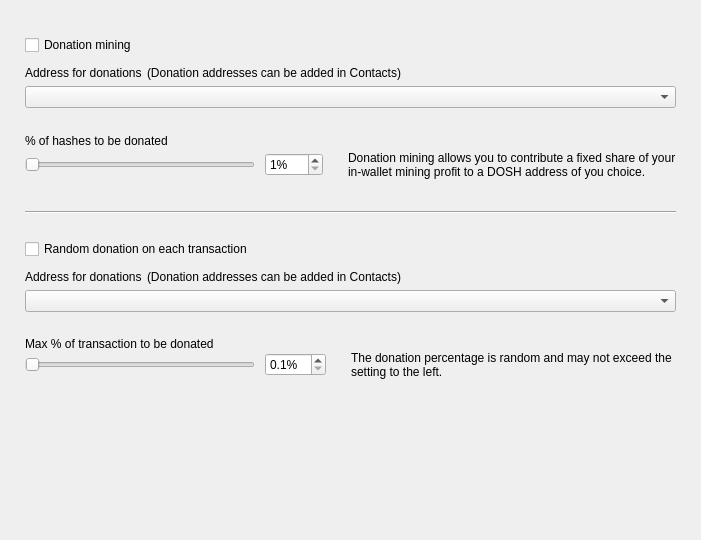
<?xml version="1.0" encoding="UTF-8"?>
<ui version="4.0">
 <class>DonationOptionsFrame</class>
 <widget class="QFrame" name="DonationOptionsFrame">
  <property name="geometry">
   <rect>
    <x>0</x>
    <y>0</y>
    <width>701</width>
    <height>540</height>
   </rect>
  </property>
  <property name="windowTitle">
   <string>Frame</string>
  </property>
  <property name="frameShape">
   <enum>QFrame::NoFrame</enum>
  </property>
  <property name="frameShadow">
   <enum>QFrame::Raised</enum>
  </property>
  <layout class="QVBoxLayout" name="verticalLayout">
   <property name="spacing">
    <number>10</number>
   </property>
   <property name="leftMargin">
    <number>25</number>
   </property>
   <property name="topMargin">
    <number>35</number>
   </property>
   <property name="rightMargin">
    <number>25</number>
   </property>
   <property name="bottomMargin">
    <number>0</number>
   </property>
   <item>
    <widget class="QCheckBox" name="m_enableDonationMiningCheck">
     <property name="text">
      <string>Donation mining</string>
     </property>
    </widget>
   </item>
   <item>
    <widget class="QFrame" name="m_donationMiningFrame">
     <property name="frameShape">
      <enum>QFrame::NoFrame</enum>
     </property>
     <property name="frameShadow">
      <enum>QFrame::Raised</enum>
     </property>
     <layout class="QGridLayout" name="gridLayout" columnstretch="1,0,0,1">
      <property name="leftMargin">
       <number>0</number>
      </property>
      <property name="topMargin">
       <number>0</number>
      </property>
      <property name="rightMargin">
       <number>0</number>
      </property>
      <property name="bottomMargin">
       <number>0</number>
      </property>
      <property name="horizontalSpacing">
       <number>10</number>
      </property>
      <property name="verticalSpacing">
       <number>0</number>
      </property>
      <item row="2" column="0" colspan="4">
       <widget class="QComboBox" name="m_donationMiningAddressCombo"/>
      </item>
      <item row="3" column="0" colspan="4">
       <spacer name="verticalSpacer_2">
        <property name="orientation">
         <enum>Qt::Vertical</enum>
        </property>
        <property name="sizeType">
         <enum>QSizePolicy::Fixed</enum>
        </property>
        <property name="sizeHint" stdset="0">
         <size>
          <width>20</width>
          <height>25</height>
         </size>
        </property>
       </spacer>
      </item>
      <item row="4" column="0" colspan="4">
       <widget class="WalletGui::WalletNormalBlackTextLabel" name="label_2">
        <property name="minimumSize">
         <size>
          <width>0</width>
          <height>16</height>
         </size>
        </property>
        <property name="text">
         <string>% of hashes to be donated</string>
        </property>
        <property name="indent">
         <number>0</number>
        </property>
       </widget>
      </item>
      <item row="5" column="1">
       <widget class="QSpinBox" name="m_donationMiningAmountSpin">
        <property name="suffix">
         <string>%</string>
        </property>
        <property name="minimum">
         <number>1</number>
        </property>
        <property name="maximum">
         <number>100</number>
        </property>
       </widget>
      </item>
      <item row="5" column="0">
       <widget class="QSlider" name="m_donationMiningAmountSlider">
        <property name="maximumSize">
         <size>
          <width>230</width>
          <height>16777215</height>
         </size>
        </property>
        <property name="minimum">
         <number>1</number>
        </property>
        <property name="maximum">
         <number>100</number>
        </property>
        <property name="orientation">
         <enum>Qt::Horizontal</enum>
        </property>
       </widget>
      </item>
      <item row="5" column="2">
       <spacer name="horizontalSpacer">
        <property name="orientation">
         <enum>Qt::Horizontal</enum>
        </property>
        <property name="sizeType">
         <enum>QSizePolicy::Fixed</enum>
        </property>
        <property name="sizeHint" stdset="0">
         <size>
          <width>5</width>
          <height>20</height>
         </size>
        </property>
       </spacer>
      </item>
      <item row="5" column="3" alignment="Qt::AlignVCenter">
       <widget class="WalletGui::WalletSmallGrayTextLabel" name="m_donationMiningCommentLabel">
        <property name="minimumSize">
         <size>
          <width>0</width>
          <height>32</height>
         </size>
        </property>
        <property name="text">
         <string>Donation mining allows you to contribute a fixed share of your in-wallet mining profit to a DOSH address of you choice.</string>
        </property>
        <property name="wordWrap">
         <bool>true</bool>
        </property>
        <property name="indent">
         <number>0</number>
        </property>
       </widget>
      </item>
      <item row="1" column="0" colspan="4">
       <spacer name="verticalSpacer_6">
        <property name="orientation">
         <enum>Qt::Vertical</enum>
        </property>
        <property name="sizeType">
         <enum>QSizePolicy::Fixed</enum>
        </property>
        <property name="sizeHint" stdset="0">
         <size>
          <width>20</width>
          <height>5</height>
         </size>
        </property>
       </spacer>
      </item>
      <item row="0" column="0" colspan="4">
       <layout class="QHBoxLayout" name="horizontalLayout" stretch="0,1">
        <property name="spacing">
         <number>5</number>
        </property>
        <property name="leftMargin">
         <number>0</number>
        </property>
        <item>
         <widget class="WalletGui::WalletNormalBlackTextLabel" name="label">
          <property name="minimumSize">
           <size>
            <width>0</width>
            <height>16</height>
           </size>
          </property>
          <property name="text">
           <string>Address for donations</string>
          </property>
          <property name="indent">
           <number>0</number>
          </property>
         </widget>
        </item>
        <item>
         <widget class="WalletGui::WalletSmallGrayTextLabel" name="label_5">
          <property name="text">
           <string>(Donation addresses can be added in Contacts)</string>
          </property>
         </widget>
        </item>
       </layout>
      </item>
     </layout>
    </widget>
   </item>
   <item>
    <spacer name="verticalSpacer_3">
     <property name="orientation">
      <enum>Qt::Vertical</enum>
     </property>
     <property name="sizeType">
      <enum>QSizePolicy::Fixed</enum>
     </property>
     <property name="sizeHint" stdset="0">
      <size>
       <width>20</width>
       <height>20</height>
      </size>
     </property>
    </spacer>
   </item>
   <item>
    <widget class="Line" name="line">
     <property name="frameShadow">
      <enum>QFrame::Sunken</enum>
     </property>
     <property name="orientation">
      <enum>Qt::Horizontal</enum>
     </property>
    </widget>
   </item>
   <item>
    <spacer name="verticalSpacer_4">
     <property name="orientation">
      <enum>Qt::Vertical</enum>
     </property>
     <property name="sizeType">
      <enum>QSizePolicy::Fixed</enum>
     </property>
     <property name="sizeHint" stdset="0">
      <size>
       <width>20</width>
       <height>15</height>
      </size>
     </property>
    </spacer>
   </item>
   <item>
    <widget class="QCheckBox" name="m_enableDonationChangeCheck">
     <property name="text">
      <string>Random donation on each transaction</string>
     </property>
    </widget>
   </item>
   <item>
    <widget class="QFrame" name="m_donationChangeFrame">
     <property name="frameShape">
      <enum>QFrame::NoFrame</enum>
     </property>
     <property name="frameShadow">
      <enum>QFrame::Raised</enum>
     </property>
     <layout class="QGridLayout" name="gridLayout_2" columnstretch="1,0,0,1">
      <property name="leftMargin">
       <number>0</number>
      </property>
      <property name="topMargin">
       <number>0</number>
      </property>
      <property name="rightMargin">
       <number>0</number>
      </property>
      <property name="bottomMargin">
       <number>0</number>
      </property>
      <property name="horizontalSpacing">
       <number>10</number>
      </property>
      <property name="verticalSpacing">
       <number>0</number>
      </property>
      <item row="3" column="0" colspan="4">
       <spacer name="verticalSpacer_5">
        <property name="orientation">
         <enum>Qt::Vertical</enum>
        </property>
        <property name="sizeType">
         <enum>QSizePolicy::Fixed</enum>
        </property>
        <property name="sizeHint" stdset="0">
         <size>
          <width>20</width>
          <height>25</height>
         </size>
        </property>
       </spacer>
      </item>
      <item row="4" column="0" colspan="4">
       <widget class="WalletGui::WalletNormalBlackTextLabel" name="label_3">
        <property name="text">
         <string>Max % of transaction to be donated</string>
        </property>
        <property name="indent">
         <number>0</number>
        </property>
       </widget>
      </item>
      <item row="5" column="0">
       <widget class="QSlider" name="m_donationChangeAmountSlider">
        <property name="maximumSize">
         <size>
          <width>230</width>
          <height>16777215</height>
         </size>
        </property>
        <property name="minimum">
         <number>1</number>
        </property>
        <property name="maximum">
         <number>100</number>
        </property>
        <property name="orientation">
         <enum>Qt::Horizontal</enum>
        </property>
       </widget>
      </item>
      <item row="2" column="0" colspan="4">
       <widget class="QComboBox" name="m_donationChangeAddressCombo"/>
      </item>
      <item row="5" column="3" alignment="Qt::AlignVCenter">
       <widget class="WalletGui::WalletSmallGrayTextLabel" name="m_donationChangeCommentLabel">
        <property name="text">
         <string>The donation percentage is random and may not exceed the setting to the left.</string>
        </property>
        <property name="wordWrap">
         <bool>true</bool>
        </property>
        <property name="indent">
         <number>0</number>
        </property>
       </widget>
      </item>
      <item row="5" column="1">
       <widget class="QDoubleSpinBox" name="m_donationChangeAmountSpin">
        <property name="suffix">
         <string>%</string>
        </property>
        <property name="decimals">
         <number>1</number>
        </property>
        <property name="minimum">
         <double>0.100000000000000</double>
        </property>
        <property name="maximum">
         <double>10.000000000000000</double>
        </property>
        <property name="singleStep">
         <double>0.100000000000000</double>
        </property>
       </widget>
      </item>
      <item row="5" column="2">
       <spacer name="horizontalSpacer_2">
        <property name="orientation">
         <enum>Qt::Horizontal</enum>
        </property>
        <property name="sizeType">
         <enum>QSizePolicy::Fixed</enum>
        </property>
        <property name="sizeHint" stdset="0">
         <size>
          <width>5</width>
          <height>20</height>
         </size>
        </property>
       </spacer>
      </item>
      <item row="1" column="0" colspan="4">
       <spacer name="verticalSpacer_7">
        <property name="orientation">
         <enum>Qt::Vertical</enum>
        </property>
        <property name="sizeType">
         <enum>QSizePolicy::Fixed</enum>
        </property>
        <property name="sizeHint" stdset="0">
         <size>
          <width>20</width>
          <height>5</height>
         </size>
        </property>
       </spacer>
      </item>
      <item row="0" column="0" colspan="4">
       <layout class="QHBoxLayout" name="horizontalLayout_2" stretch="0,1">
        <property name="spacing">
         <number>5</number>
        </property>
        <property name="leftMargin">
         <number>0</number>
        </property>
        <item>
         <widget class="WalletGui::WalletNormalBlackTextLabel" name="label_4">
          <property name="minimumSize">
           <size>
            <width>0</width>
            <height>16</height>
           </size>
          </property>
          <property name="text">
           <string>Address for donations</string>
          </property>
          <property name="indent">
           <number>0</number>
          </property>
         </widget>
        </item>
        <item>
         <widget class="WalletGui::WalletSmallGrayTextLabel" name="label_6">
          <property name="text">
           <string>(Donation addresses can be added in Contacts)</string>
          </property>
         </widget>
        </item>
       </layout>
      </item>
     </layout>
    </widget>
   </item>
   <item>
    <spacer name="verticalSpacer">
     <property name="orientation">
      <enum>Qt::Vertical</enum>
     </property>
     <property name="sizeType">
      <enum>QSizePolicy::Expanding</enum>
     </property>
     <property name="sizeHint" stdset="0">
      <size>
       <width>20</width>
       <height>10</height>
      </size>
     </property>
    </spacer>
   </item>
  </layout>
 </widget>
 <customwidgets>
  <customwidget>
   <class>WalletGui::WalletSmallGrayTextLabel</class>
   <extends>QLabel</extends>
   <header>Gui/Common/WalletTextLabel.h</header>
  </customwidget>
  <customwidget>
   <class>WalletGui::WalletNormalBlackTextLabel</class>
   <extends>QLabel</extends>
   <header>Gui/Common/WalletTextLabel.h</header>
  </customwidget>
 </customwidgets>
 <resources/>
 <connections>
  <connection>
   <sender>m_enableDonationMiningCheck</sender>
   <signal>toggled(bool)</signal>
   <receiver>m_donationMiningFrame</receiver>
   <slot>setEnabled(bool)</slot>
   <hints>
    <hint type="sourcelabel">
     <x>353</x>
     <y>41</y>
    </hint>
    <hint type="destinationlabel">
     <x>350</x>
     <y>115</y>
    </hint>
   </hints>
  </connection>
  <connection>
   <sender>m_donationMiningAmountSlider</sender>
   <signal>valueChanged(int)</signal>
   <receiver>DonationOptionsFrame</receiver>
   <slot>donationMiningAmountChanged(int)</slot>
   <hints>
    <hint type="sourcelabel">
     <x>187</x>
     <y>155</y>
    </hint>
    <hint type="destinationlabel">
     <x>350</x>
     <y>269</y>
    </hint>
   </hints>
  </connection>
  <connection>
   <sender>m_donationMiningAmountSpin</sender>
   <signal>valueChanged(int)</signal>
   <receiver>DonationOptionsFrame</receiver>
   <slot>donationMiningAmountChanged(int)</slot>
   <hints>
    <hint type="sourcelabel">
     <x>391</x>
     <y>155</y>
    </hint>
    <hint type="destinationlabel">
     <x>350</x>
     <y>269</y>
    </hint>
   </hints>
  </connection>
  <connection>
   <sender>m_enableDonationChangeCheck</sender>
   <signal>toggled(bool)</signal>
   <receiver>m_donationChangeFrame</receiver>
   <slot>setEnabled(bool)</slot>
   <hints>
    <hint type="sourcelabel">
     <x>353</x>
     <y>237</y>
    </hint>
    <hint type="destinationlabel">
     <x>350</x>
     <y>328</y>
    </hint>
   </hints>
  </connection>
  <connection>
   <sender>m_donationChangeAmountSlider</sender>
   <signal>valueChanged(int)</signal>
   <receiver>DonationOptionsFrame</receiver>
   <slot>donationChangeAmountChanged(int)</slot>
   <hints>
    <hint type="sourcelabel">
     <x>187</x>
     <y>385</y>
    </hint>
    <hint type="destinationlabel">
     <x>350</x>
     <y>269</y>
    </hint>
   </hints>
  </connection>
  <connection>
   <sender>m_donationChangeAmountSpin</sender>
   <signal>valueChanged(double)</signal>
   <receiver>DonationOptionsFrame</receiver>
   <slot>donationChangeAmountChanged(double)</slot>
   <hints>
    <hint type="sourcelabel">
     <x>433</x>
     <y>353</y>
    </hint>
    <hint type="destinationlabel">
     <x>350</x>
     <y>269</y>
    </hint>
   </hints>
  </connection>
 </connections>
 <slots>
  <slot>donationMiningAmountChanged(int)</slot>
  <slot>donationChangeAmountChanged(int)</slot>
  <slot>donationChangeAmountChanged(double)</slot>
 </slots>
</ui>
